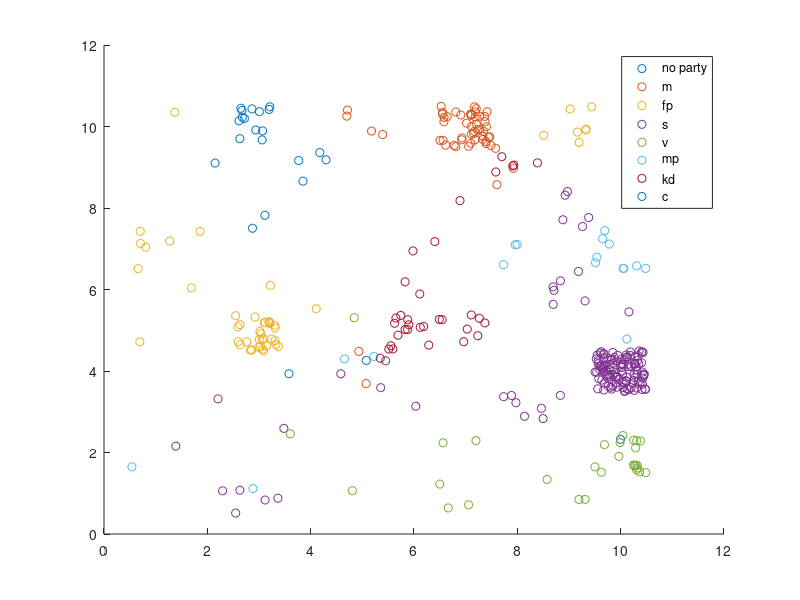
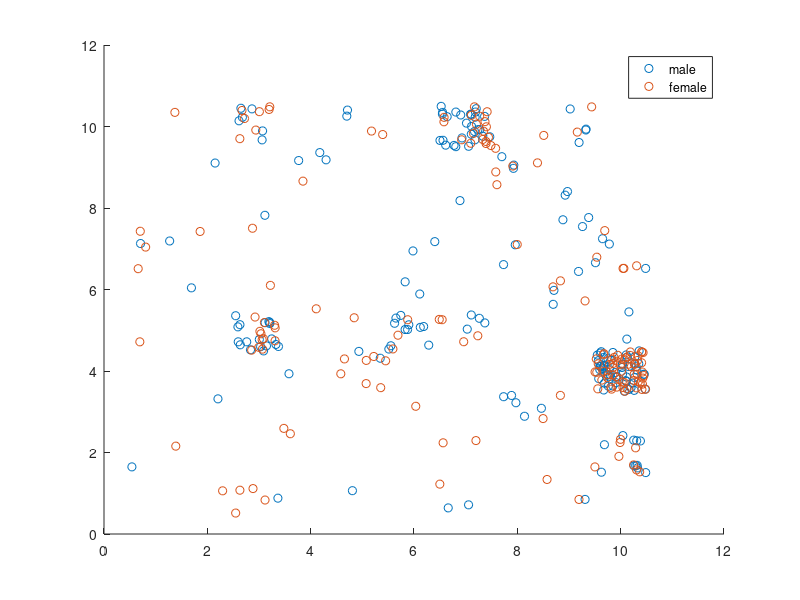
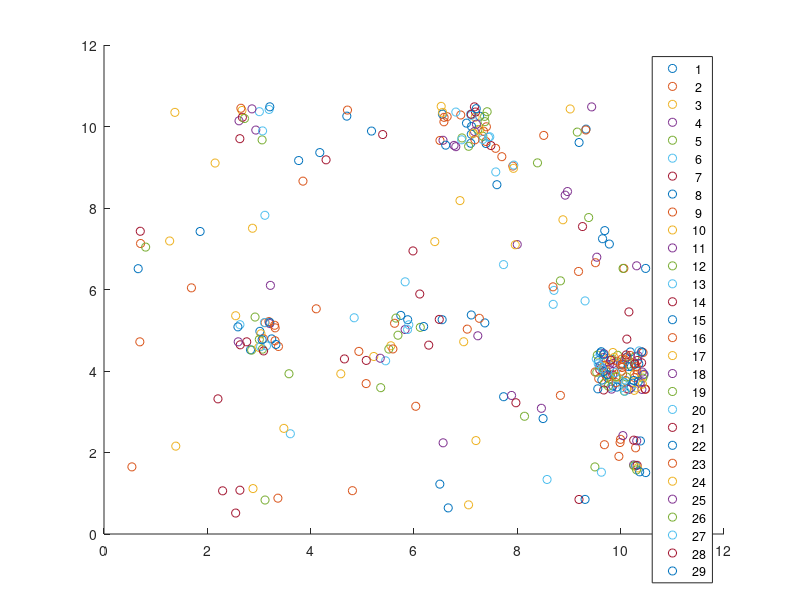

MATLAB code to generate these figures, in order:
%% Debug stuff
%rng(12)

%% Initialisation
% Number of hidden nodes
NodeNumber=10;

% Number of epochs
MaxEpoch=50;

LearningRate=0.15;

NeighbourhoodMax=3;  %max radius of neighbourhood

%--------------------------------------------
W=rand(NodeNumber*NodeNumber,31);
Neighbourhood=round(linspace(NeighbourhoodMax,0,MaxEpoch));

%% Loading dataset
votes=load('./datasets/votes.dat');
votes=reshape(votes,[31,349])';

nb_param = 31;
nb_mp = 349;

parties=load('./datasets/mpparty.dat');
sex = load('./datasets/mpsex.dat');
district = load('./datasets/mpdistrict.dat');


%% Training
for epoch=1:MaxEpoch+1
    BestNode=zeros(nb_mp,1);
    BestPos=zeros(nb_mp,2);
    for mp=1:nb_mp
        
        %         % Make the substraction of the line 'animal' to all the lines of W
        difference=(W-votes(mp,:));
        

        dist = sum(abs(difference),2);
        [~,BestNode(mp)]=min(dist);
       
        i_best = floor((BestNode(mp)-1)/NodeNumber) + 1;
        j_best = mod((BestNode(mp)-1),NodeNumber) + 1;
        BestPos(mp,:)=[i_best; j_best];
        if epoch <= MaxEpoch   %update not at the last time
            DeltaW=LearningRate*difference;

            for ii=1:NodeNumber
                for jj = 1:NodeNumber
                    if abs(ii-i_best) + abs(jj-j_best) <= Neighbourhood(epoch)
                        ind = (ii -1)*NodeNumber + jj;
                        W(ind,:) = W(ind,:) - DeltaW(ind,:);
                    end
                end
            end  
        end
    end
end

% Should be the only output
BestPos = BestPos + (rand(size(BestPos)) - 0.5);
figure(1)
gscatter(BestPos(:,1), BestPos(:,2),parties);
legend('no party','m','fp','s','v','mp','kd','c');
figure(2)
gscatter(BestPos(:,1), BestPos(:,2),sex);
legend('male','female')
figure(3)
gscatter(BestPos(:,1), BestPos(:,2),district);

